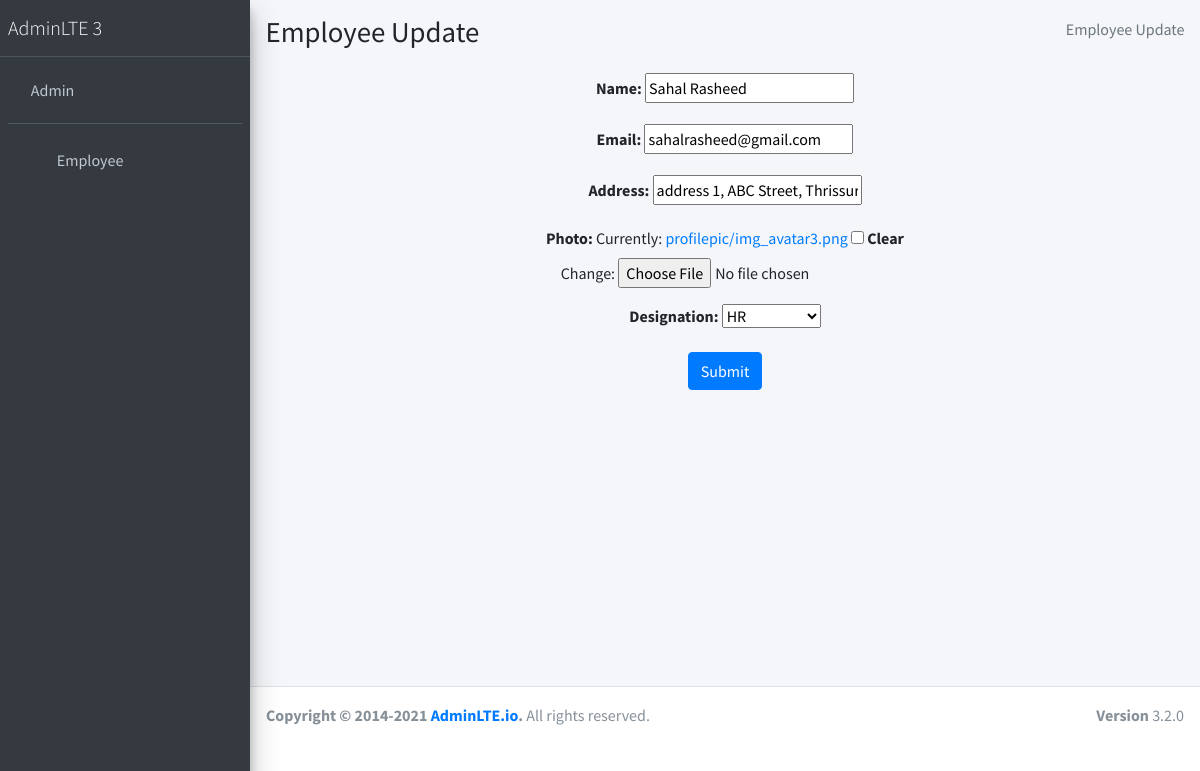
Page /myadmin/employee_update/1 on the committed database.
### Employee/models.py (models this page shows, shortened)
class Employee(models.Model):
    name        = models.CharField(max_length=100)
    email       = models.EmailField(max_length=70, unique=True)
    address     = models.CharField(max_length=250)
    photo       = models.ImageField(upload_to='profilepic', blank=True)
    designation = models.ForeignKey(Designation, on_delete=models.CASCADE)

class Designation(models.Model):
    designation = models.TextField()
    def __str__(self):
        return self.designation

### Myadmin/views.py (the view, shortened to what this page needs)
# urls.py: path('employee_update/<int:id>', views.EmployeeUpdate, name='employee_update'),
def EmployeeUpdate(request ,id):
    employee = Employee.objects.get(id=id)
    form = EmployeeForm(instance=employee)
    return render(request, 'myadmin/employee_update.html',{'form':form})

### Employee/forms.py
class EmployeeForm(forms.ModelForm):
    class Meta:
        model = Employee
        fields = '__all__'

### templates/myadmin/employee_update.html (shortened to what this page needs)
{% extends 'myadmin/admin_base.html' %}
{% block content %}
<div class="content-wrapper">
  <div class="content-header">
    <div class="container-fluid">
      <div class="row mb-2">
        <div class="col-sm-6">
          <h1 class="m-0">Employee Update</h1>
        </div>
        <div class="col-sm-6">
          <ol class="breadcrumb float-sm-right">
            <li class="breadcrumb-item active">Employee Update</li>
          </ol>
        </div>
      </div>
    </div>
</div>
<div class="container-fluid text-center">
  <form action="" method="post">
    {{form.as_p}}
    <input type="submit" class="btn btn-primary">
  </form>
</div>
{% endblock content %}

### rows in the picture
Employee: name "Sahal Rasheed", email "sahalrasheed@gmail.com", address "address 1, ABC Street, Thrissur"
Designation: designation "HR"
